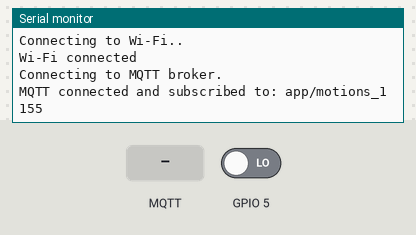
A program run on a simulated ESP32. Parts: the last lines printed to the serial monitor. Inputs (shaded band) come from the test bench; at power-on: GPIO 5 LOW. WiFi joins after 1.5 s; servers stay silent unless stated; no MQTT or app messages arrive unless stated.

Above: at 3.2 s.
3.3 s: MQTT message "105" arrives on the first subscribed topic
At 4.9 s:
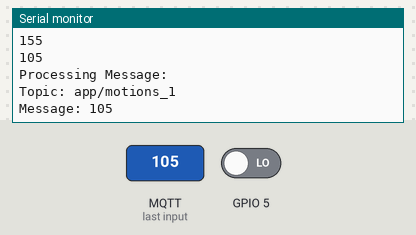
5.5 s: GPIO 5 driven HIGH
7.0 s: MQTT message "103" arrives on the first subscribed topic
At 8.1 s:
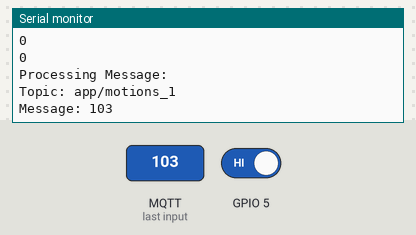
Timing chart, 0 to 10.0 s (numbered marks = the images above; inputs shaded):
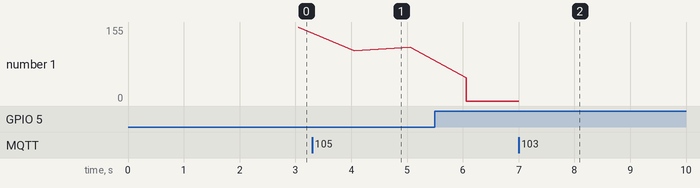

The program:

main.cpp
```cpp
#include <Arduino.h>
#include <WiFi.h>
#include <PubSubClient.h>
#include "IRReceive.hpp"
#include "LedStrip.hpp"

const char* ssid = "Tele2_108703";
const char* password = "q2yymgzk";
const char* mqtt_server = "192.168.0.31";

const String clientId = "1";
//const String clientId = "2";
//const String clientId = "3";

const String motionSubTopic = "app/motions_1";
//const String motionSubTopic = "app/motions_2";
//const String motionSubTopic = "app/motions_3";
const String irPubTopic = "app/ir_read";

volatile bool shouldBlock = false;
volatile bool unblock = false;

WiFiClient espClient;
PubSubClient client(espClient);
IRReceive irReceiver(5);
LedStrip ledStrip(4, 3, 50);

// Global variables to store topic and message
String incomingTopic = "";
String incomingMessage = "";

void mqttCallback(char* topic, byte* payload, unsigned int length) {
    incomingTopic = topic;  // Store the topic
    incomingMessage = "";   // Clear the previous message
    for (unsigned int i = 0; i < length; i++) {
        incomingMessage += (char)payload[i]; // Store the payload
    }
}

void processMessage(String topic, String message) {
    int val = message.toInt();

    Serial.println("Processing Message:");
    Serial.println("Topic: " + topic);
    Serial.println("Message: " + message);

    if (val != 0 && val != 105) {
        ledStrip.testFunc(val);
        shouldBlock = true; // Enter blocking mode
    }

    if (val == 105) {
        unblock = true; // Set unblock flag
        shouldBlock = false;
    }
}

void connectToWiFi() {
    Serial.print("Connecting to Wi-Fi");
    WiFi.begin(ssid, password);
    while (WiFi.status() != WL_CONNECTED) {
        Serial.print(".");
        delay(1000);
    }
    Serial.println("\nWi-Fi connected");
}

void connectToMQTT() {
    Serial.print("Connecting to MQTT broker");
    client.setServer(mqtt_server, 1883);
    client.setCallback(mqttCallback); // Keep callback for message buffering
    while (!client.connected()) {
        Serial.print(".");
        if (client.connect(clientId.c_str())) {
            client.subscribe(motionSubTopic.c_str());
            Serial.println("\nMQTT connected and subscribed to: " + motionSubTopic);
        } else {
            delay(1000);
        }
    }
}

void checkMQTTMessages() {
    client.loop(); // Ensure MQTT messages are processed

    // Process the buffered message
    if (incomingTopic != "" && incomingMessage != "") {
        processMessage(incomingTopic, incomingMessage);

        // Clear the buffers after processing
        incomingTopic = "";
        incomingMessage = "";
    }
}

void setup() {
    Serial.begin(9600);

    connectToWiFi();
    connectToMQTT();
}

void loop() {
    // Process MQTT messages in the main loop
    checkMQTTMessages();

    // Handle IR receiver when not blocking
    if (!shouldBlock) {
        uint8_t val = irReceiver.listenForIrUpdated();
        Serial.println(val);
        if (val != 0) {
            client.publish(irPubTopic.c_str(), (clientId + ":" + String(val)).c_str());
        }
    } else {
        // Handle unblock mechanism
        while (!unblock) {
            checkMQTTMessages(); // Process MQTT messages during blocking
            delay(20);
        }
        unblock = false;
    }
}
```

IRReceive.hpp
```cpp
#pragma once
#include <Arduino.h>

class IRReceive {
private:
    u_int8_t irReceiverPin;

    unsigned long previousMillis;

    unsigned long irSignalInterval = 1000;

    uint16_t iRReceiveCounter = 0;


public:
    IRReceive(u_int8_t irReceiverPin)
    : irReceiverPin(irReceiverPin)
    {
        pinMode(irReceiverPin, INPUT);
    }


    uint8_t listenForIr() {
        iRReceiveCounter = 0;
        unsigned long previousMillis = millis();
        while (millis() - previousMillis <= irSignalInterval) {
            int receiverState = digitalRead(irReceiverPin);
            if (receiverState == LOW) {
                iRReceiveCounter++;
            }
        }
        Serial.println(iRReceiveCounter);
        return iRReceiveCounter;
    }

    uint8_t listenForIrUpdated() {
        iRReceiveCounter = 0;
        if (digitalRead(irReceiverPin) == LOW) {
            unsigned long previousMillis = millis();
            while (millis() - previousMillis <= irSignalInterval) {
                if (digitalRead(irReceiverPin) == LOW) {
                    iRReceiveCounter++;
                }
            }
            return iRReceiveCounter;
        } else {
            return 0;
        }

    }
};
```

LedStrip.hpp
```cpp
#pragma once

#include <Arduino.h>
#include <Adafruit_NeoPixel.h>

class LedStrip {
private:
    const int ledPin;
    const int ledCount;
    const int brightness;
    Adafruit_NeoPixel strip;
    bool on = false;

    uint32_t colors[6];

    int currentColorIndex = 0;

public:
    int currentColor = 0;

    LedStrip(int pin, int count, int bright)
        : ledPin(pin),
          ledCount(count),
          brightness(bright),
          strip(count, pin, NEO_GRB + NEO_KHZ800)
    {

        colors[0] = strip.Color(255, 0, 0); // Red
        colors[1] = strip.Color(0, 255, 0); // Green
        colors[2] = strip.Color(0, 0, 255); // Blue
        colors[3] = strip.Color(255, 255, 0); // Yellow
        colors[4] = strip.Color(255, 0, 255); // Magenta
        colors[5] = strip.Color(0, 255, 255); // Cyan
    }

    void setBrightness(int bright) {
        strip.setBrightness(bright);
        strip.show();
    }

    void beginAndShow() {
        strip.begin();
        strip.setBrightness(brightness);
        strip.show();
    }

    void setAllPixels(uint32_t color) {
        for (int i = 0; i < strip.numPixels(); i++) {
            strip.setPixelColor(i, color);
        }
        strip.show();
    }

    void showColor(uint32_t color) {
        setAllPixels(color);
    }

    void testFunc(uint8_t val) {
        if (val == 103) { // left
            if (on) {
                currentColorIndex = (currentColorIndex + 1) % 3;
                showColor(colors[currentColorIndex]);
            }
        }
        if (val == 104) { // right
            if (on) {
                currentColorIndex = (currentColorIndex - 1 + 3) % 3;
                showColor(colors[currentColorIndex]);
            }
        }
        if (val == 101 || val == 102) { // up
            if (on == false) {
                on = true;
                showColor(colors[currentColorIndex]);
            } else {
                on = false;
                setAllPixels(strip.Color(0, 0, 0));
            }
        }
        if (val >= 0 && val <= 100) {
            setBrightness(val * 2.55);
        }
    }
};
```

Measured:
- after the input at 3.3 s, the serial monitor: prints a new line after 0.76 s (image 1)
- after the input at 7.0 s, the serial monitor: prints a new line after 0.05 s (image 2)
- plotted number 1: 155 → 113 after the input at 3.3 s, 113 → 0 after the input at 5.5 s
